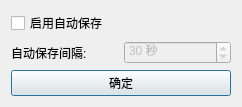
<?xml version="1.0" encoding="UTF-8"?>
<ui version="4.0">
 <class>autosave</class>
 <widget class="QDialog" name="autosave">
  <property name="geometry">
   <rect>
    <x>0</x>
    <y>0</y>
    <width>242</width>
    <height>101</height>
   </rect>
  </property>
  <property name="windowTitle">
   <string>Dialog</string>
  </property>
  <layout class="QGridLayout" name="gridLayout">
   <item row="0" column="0">
    <layout class="QVBoxLayout" name="verticalLayout">
     <item>
      <widget class="QCheckBox" name="autoSave">
       <property name="text">
        <string>启用自动保存</string>
       </property>
      </widget>
     </item>
     <item>
      <layout class="QHBoxLayout" name="horizontalLayout">
       <item>
        <widget class="QLabel" name="label">
         <property name="text">
          <string>自动保存间隔:</string>
         </property>
        </widget>
       </item>
       <item>
        <widget class="QSpinBox" name="changeInterval">
         <property name="enabled">
          <bool>false</bool>
         </property>
         <property name="suffix">
          <string> 秒</string>
         </property>
         <property name="minimum">
          <number>1</number>
         </property>
         <property name="maximum">
          <number>3600</number>
         </property>
         <property name="value">
          <number>30</number>
         </property>
        </widget>
       </item>
      </layout>
     </item>
     <item>
      <widget class="QPushButton" name="accept">
       <property name="text">
        <string>确定</string>
       </property>
      </widget>
     </item>
    </layout>
   </item>
  </layout>
 </widget>
 <resources/>
 <connections/>
</ui>
